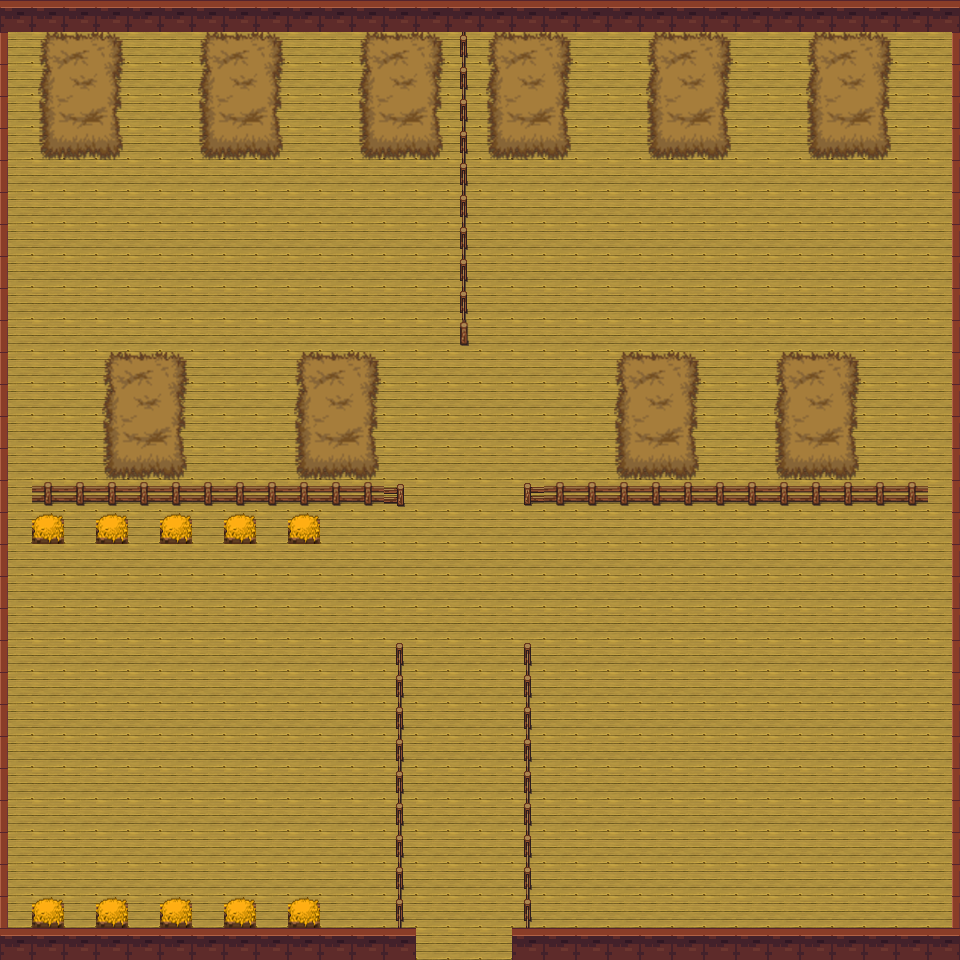

Tiled map render using the project's own tile images. Description and the map definition, with tile-layer contents summarised, below:
An orthogonal 30x30 tile map with 32x32 px tiles, 3 tile layers (Ground, Wall, Objects), 13 tilesets.

<map version="1.0" tiledversion="1.0.2" orientation="orthogonal" renderorder="right-down" width="30" height="30" tilewidth="32" tileheight="32" nextobjectid="1">
 <tileset firstgid="1" name="TileA4" tilewidth="32" tileheight="32" tilecount="240" columns="16">
  <image source="Terrain_Sprites/MapStuff/TileA4.png" width="512" height="480" />
 </tileset>
 <tileset firstgid="241" name="wall vert5" tilewidth="32" tileheight="32" tilecount="1" columns="1">
  <image source="Terrain_Sprites/Object Set/wall vert5.png" width="32" height="32" />
 </tileset>
 <tileset firstgid="242" name="wall vertical" tilewidth="32" tileheight="32" tilecount="1" columns="1">
  <image source="Terrain_Sprites/Object Set/wall vertical.png" width="32" height="32" />
 </tileset>
 <tileset firstgid="243" name="wall vert4" tilewidth="32" tileheight="32" tilecount="1" columns="1">
  <image source="Terrain_Sprites/Object Set/wall vert4.png" width="32" height="32" />
 </tileset>
 <tileset firstgid="244" name="fence vertical" tilewidth="32" tileheight="32" tilecount="1" columns="1">
  <image source="Terrain_Sprites/Object Set/fence vertical.png" width="32" height="32" />
 </tileset>
 <tileset firstgid="245" name="fence" tilewidth="32" tileheight="32" tilecount="1" columns="1">
  <image source="Terrain_Sprites/Object Set/fence.png" width="33" height="32" />
 </tileset>
 <tileset firstgid="246" name="fence end right" tilewidth="32" tileheight="32" tilecount="1" columns="1">
  <image source="Terrain_Sprites/Object Set/fence end right.png" width="32" height="32" />
 </tileset>
 <tileset firstgid="247" name="fence end left1" tilewidth="32" tileheight="32" tilecount="1" columns="1">
  <image source="Terrain_Sprites/Object Set/fence end left1.png" width="32" height="32" />
 </tileset>
 <tileset firstgid="248" name="fence end top" tilewidth="32" tileheight="32" tilecount="1" columns="1">
  <image source="Terrain_Sprites/Object Set/fence end top.png" width="32" height="32" />
 </tileset>
 <tileset firstgid="249" name="fence end bot" tilewidth="32" tileheight="32" tilecount="1" columns="1">
  <image source="Terrain_Sprites/Object Set/fence end bot.png" width="33" height="32" />
 </tileset>
 <tileset firstgid="250" name="machine" tilewidth="32" tileheight="32" tilecount="380" columns="20">
  <image source="Terrain_Sprites/Object Set/machine.png" width="667" height="618" />
 </tileset>
 <tileset firstgid="630" name="hay" tilewidth="32" tileheight="32" tilecount="12" columns="3">
  <image source="Terrain_Sprites/Object Set/hay.png" width="96" height="128" />
 </tileset>
 <tileset firstgid="642" name="hay1" tilewidth="32" tileheight="32" tilecount="1" columns="1">
  <image source="Terrain_Sprites/Object Set/hay1.png" width="33" height="32" />
 </tileset>
 <layer name="Ground" width="30" height="30">
  <data>[900 cells, 900 non-empty, 1 distinct tile ids]</data>
 </layer>
 <layer name="Wall" width="30" height="30">
  <data>[900 cells, 166 non-empty, 9 distinct tile ids]</data>
 </layer>
 <layer name="Objects" width="30" height="30">
  <data>[900 cells, 132 non-empty, 15 distinct tile ids]</data>
 </layer>
</map>
